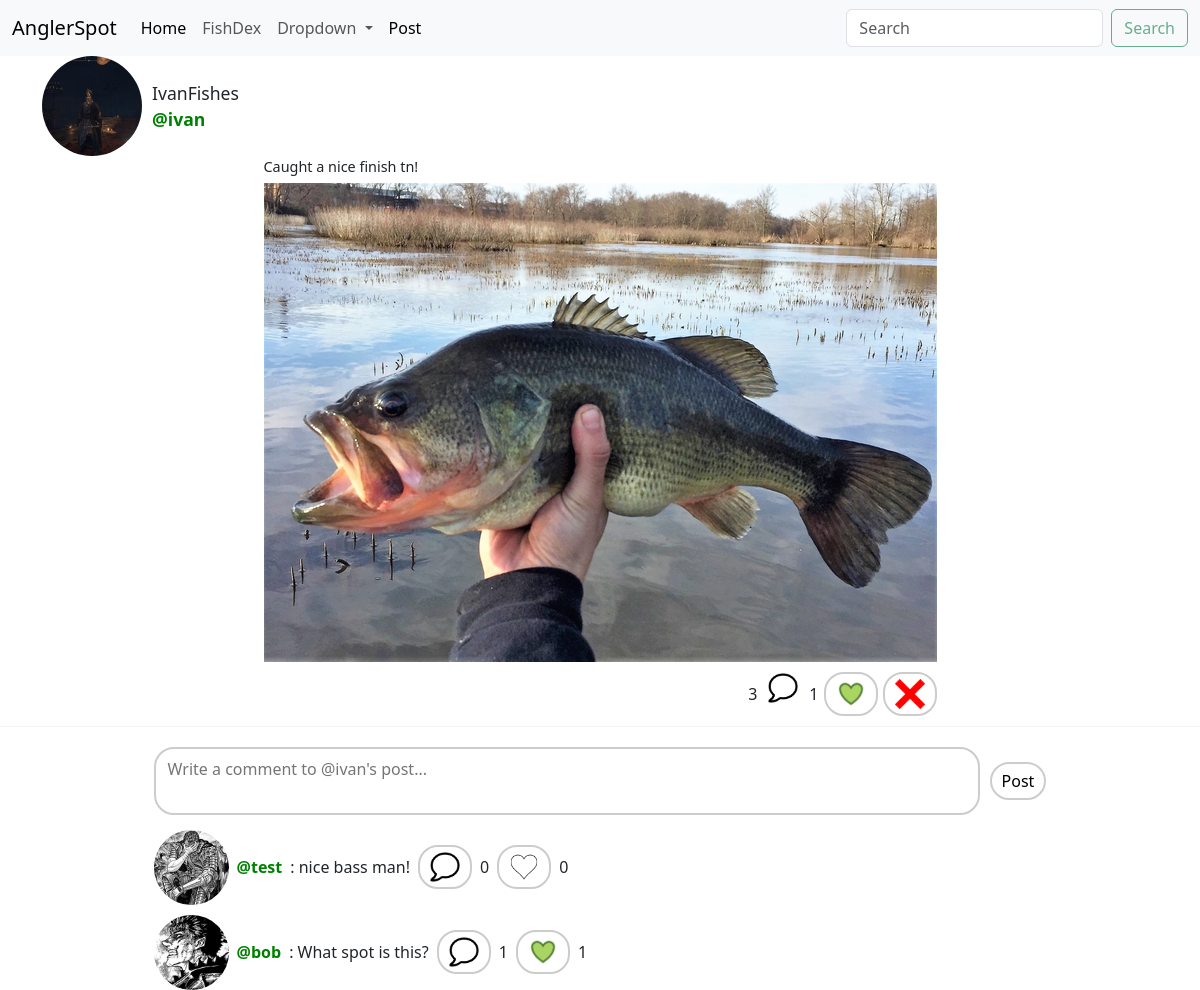
The page /post_detail/4 (signed in) on the database its author committed.
### angler/models/post.py (models this page shows, shortened)
class Post(models.Model):
    user = models.ForeignKey(User, on_delete=models.CASCADE)
    text = models.TextField()
    created_date = models.DateTimeField(auto_now=True)
    image = models.ImageField (upload_to='post_img/', blank=True)
    @property
    def like_count(self):
        likes = Like.objects.filter(post=self).count()
        return likes
    @property
    def comment_count(self):
        comments = Comment.objects.filter(post=self).count()
        return comments

class Comment(models.Model):
    user = models.ForeignKey(User, on_delete=models.CASCADE)
    post = models.ForeignKey(Post, on_delete=models.CASCADE, related_name='comments')
    text = models.TextField()
    created_date = models.DateTimeField(auto_now=True)
    parent = models.ForeignKey('self',on_delete=models.CASCADE, null=True, blank=True, related_name='replies')
    is_reply = models.BooleanField(default=False)
    @property
    def like_count(self):
        likes = Like.objects.filter(comment=self).count()
        return likes
    @property
    def reply_count(self):
        reply_count = Comment.objects.filter(parent=self).count()
        return reply_count

### angler/models/user.py (models this page shows, shortened)
class User(AbstractUser):
    is_private = models.BooleanField(default=False)
    points = models.PositiveIntegerField(default=0) #previous idea have a cap on points validators=[MaxValueValidator(5000)]
    @property
    def get_profile_name(self):
        return Profile.objects.get(user=self).profile_name
    def get_profile_image(self):
        return Profile.objects.get(user=self).profile_image

class Profile(models.Model):
    user = models.OneToOneField(User, on_delete=models.CASCADE)
    profile_image = models.ImageField(default='default_profile_img.jpg', upload_to='profile_img/', null=False, blank=True)
    profile_name = models.CharField(max_length=16, blank=True)
    bio = models.TextField(max_length=500, blank=True)

### angler/views/post.py (the view)
# urls.py: path('post_detail/<int:post_id>', PostDetailView.as_view(), name='post_detail'),
class PostDetailView(LoginRequiredMixin, View):
    login_url = '/login/'
    def get(self, request, post_id):
        post = get_object_or_404(Post, id=post_id)
        form = PostCommentForm()
        top_comments = Comment.objects.filter(post=post, is_reply=False)
        has_liked_post = Like.objects.filter(post=post, user=request.user).exists()
        liked_top_comment_ids = set(Like.objects.filter(user=request.user).values_list('comment_id', flat=True))
        context = {
            'form':form,'post':post,
            'top_comments':top_comments,
            'liked_post':has_liked_post,
            'liked_comment_ids':liked_top_comment_ids
        }
        return render(request, 'angler/post/post_detail.html', context)

### angler/forms/post.py
class PostCommentForm(forms.ModelForm):
    class Meta:
        model = Comment
        fields = ('text',)
        widgets = {
            'text': forms.Textarea(attrs={'placeholder':'Enter your reply here...'})
        }
        labels = {
            'text':''
        }

### angler/templates/angler/post/post_detail.html (shortened to what this page needs)
{% extends 'angler/base.html'%}
{% load static %}
{% block content %}
<div class="wrapper">
  <div class="container">
    {% if post.user.get_profile_image %}
      <img src="{{ post.user.get_profile_image.url }}" class="circle-image-sm">
    {% endif %}
    <div class="text-group">
      <span>{{ post.user.get_profile_name }}</span>
      <strong><a href="{% url 'user_profile' user_id=post.user.id %}">@{{ post.user.username }}</a></strong>
    </div>
  </div>
  <div class="container container-center">
    <div class="post-content-sm">
      <span class="content-text-sm">{{ post.text }}</span>
      {% if post.image %}
        <span class="image-wrapper-sm"><img src="{{ post.image.url }}"></span>
      {% endif %}
      <div class="like-wrapper">
        <span style="font-size: 1rem;">{{ post.comment_count }}</span>
        <button disabled class="my-button" type="submit" value="comment">
          <img src="{{ MEDIA_URL }}comment/comment_icon.png" alt="Comment" style="width: 30px; height: 30px;">
        </button>
        <span style="font-size: 1rem;">{{ post.like_count }}</span>
        {% if liked_post %}
          <form class="like-form" method="POST" action="{% url 'post_like' post_id=post.id %}">
            <button class="my-button" type="submit" value="like">
              <img src="{{ MEDIA_URL }}like_img/liked.png" alt="Like" style="width: 30px; height: 30px;">
            </button>
          </form>
        {% endif %}
        {% if post.user == request.user %}
        <form class="like-form" method="POST" action="{% url 'post_delete' post_id=post.id %}">
          <button class="my-button" type="submit" value="button_object" title="Delete Post">
            <img src="{{ MEDIA_URL }}delete/delete.png" alt="button_object" style="width: 30px; height: 30px;">
          </button>
        </form>
        {% endif %}
      </div>
    </div>
  </div>
  <hr class="divider">
  <div class="container container-center">
    <div class="positioned-div">
      <form class="comment-like-form" method="POST" action="{% url 'comment_create' post_id=post.id %}">
        <div class="comment-box-wrapper">
          <textarea class="comment-input" name="text" placeholder="Write a comment to @{{post.user.username}}'s post..." rows="2"></textarea>
          <button type="submit" class="comment-submit-btn">Post</button>
        </div>
      </form>
      <div class="comments-section">
        {% for comment in top_comments %}
          <div class="item">
            {% if comment.user.get_profile_image %}
              <img src="{{ comment.user.get_profile_image.url }}" class="circle-image2">
            {% endif %}
            <strong><a href="{% url 'user_profile' user_id=comment.user.id %}">@{{ comment.user.username }}</a></strong>: {{ comment.text }}
            <form class="comment-action-form" method="GET" action="{% url 'reply_create' comment_id=comment.id %}" style="display: inline;">
              <button class="my-button" type="submit" value="comment">
                <img src="{{ MEDIA_URL }}comment/comment_icon.png" alt="Comment" style="width: 30px; height: 30px;">
              </button>
            </form>
            <span style="font-size: 1.0rem;">{{ comment.reply_count }}</span>
            {% if comment.id in liked_comment_ids %}
              <form class="comment-action-form" method="POST" action="{% url 'comment_like' comment_id=comment.id %}" style="display: inline;">
                <button type="submit" value="like">
                  <img src="{{ MEDIA_URL }}like_img/liked.png" alt="Like" style="width: 30px; height: 30px;">
                </button>
              </form>
            {% else %}
              <form class="comment-action-form" method="POST" action="{% url 'comment_like' comment_id=comment.id %}" style="display: inline;">
                <button type="submit" value="unlike">
                  <img src="{{ MEDIA_URL }}like_img/not_liked.png" alt="Like" style="width: 30px; height: 30px;">
                </button>
              </form>
            {% endif %}
            {{ comment.like_count }}
          </div>
        {% endfor %}
      </div>
    </div>
  </div>
</div>
 {% endblock %}

### angler/static/css/style.css (style rules this page uses)
.wrapper { display: flex; flex-direction: column; align-items: center; }
.container { display: flex; align-items: center; gap: 10px; position: relative; }
.text-group { display: flex; flex-direction: column; }
.positioned-div { display: flex; flex-direction: column; align-items: flex-start; margin-left: 0; width: 80%; }
a { text-decoration: none; color: green; }
.item { display: flex; align-items: center; gap: 8px; width: 100%; }
.circle-image2 { width: 75px; height: 75px; border-radius: 50%; object-fit: cover; }
img { background: transparent; }
button { background: none; border: none; }
.my-button { align-self: flex-start; }
.like-form { background: none; border: none; }
.like-form button { background: none; border: 2px solid #ccc; border-radius: 20px; padding: 5px 10px; cursor: pointer; }
.comment-like-form button { background: none; border: 2px solid #ccc; border-radius: 20px; padding: 5px 10px; cursor: pointer; }
.like-wrapper { order: 3; align-self: flex-end; margin-top: 10px; display: flex; flex-direction: row; align-items: center; gap: 5px; }
.comment-box-wrapper { display: flex; flex-direction: row; align-items: center; gap: 10px; width: 100%; margin-top: 10px; }
.comment-input { flex: 1; border: 2px solid #ccc; border-radius: 20px; padding: 8px 12px; font-size: 1rem; resize: none; outline: none; font-family: inherit; }
.comment-like-form { order: 4; width: 100%; align-self: flex-start; }
.comment-submit-btn { background: none; border: 2px solid #ccc; border-radius: 20px; padding: 8px 16px; cursor: pointer; font-size: 1rem; white-space: nowrap; }
.comments-section { order: 5; width: 100%; margin-top: 15px; display: flex; flex-direction: column; gap: 10px; align-self: flex-start; }
.comment-action-form button { background: none; border: 2px solid #ccc; border-radius: 20px; padding: 5px 10px; cursor: pointer; }
.circle-image-sm { width: 100px; height: 100px; border-radius: 50%; object-fit: cover; }
.text-group span { font-size: 1.1rem; }
.text-group strong { font-size: 1.1rem; }
.image-wrapper-sm { order: 2; max-width: 100%; }
.image-wrapper-sm img { max-width: 100%; height: auto; }
.content-text-sm { order: 1; margin-bottom: 5px; font-size: 0.9rem; align-self: flex-start; }
.divider { width: 100%; border: none; border-top: 1px solid #ccc; margin: 10px 0; }
.container-center { justify-content: center; width: 100%; }
.post-content-sm { display: flex; flex-direction: column; align-items: flex-start; margin: 0 auto; }
.item .my-button { align-self: center; }

### rows shown on the page
Post: user.get_profile_image (picture), user.get_profile_name "IvanFishes", user.username "ivan", text "Caught a nice finish tn!", image (picture), comment_count "3", like_count "1", text "Write a comment to @ivan's post..."
Comment: user.get_profile_image (picture), user.username "test", text "nice bass man!", reply_count "0", like_count "0"
Comment: user.get_profile_image (picture), user.username "bob", text "What spot is this?", reply_count "1", like_count "1"
